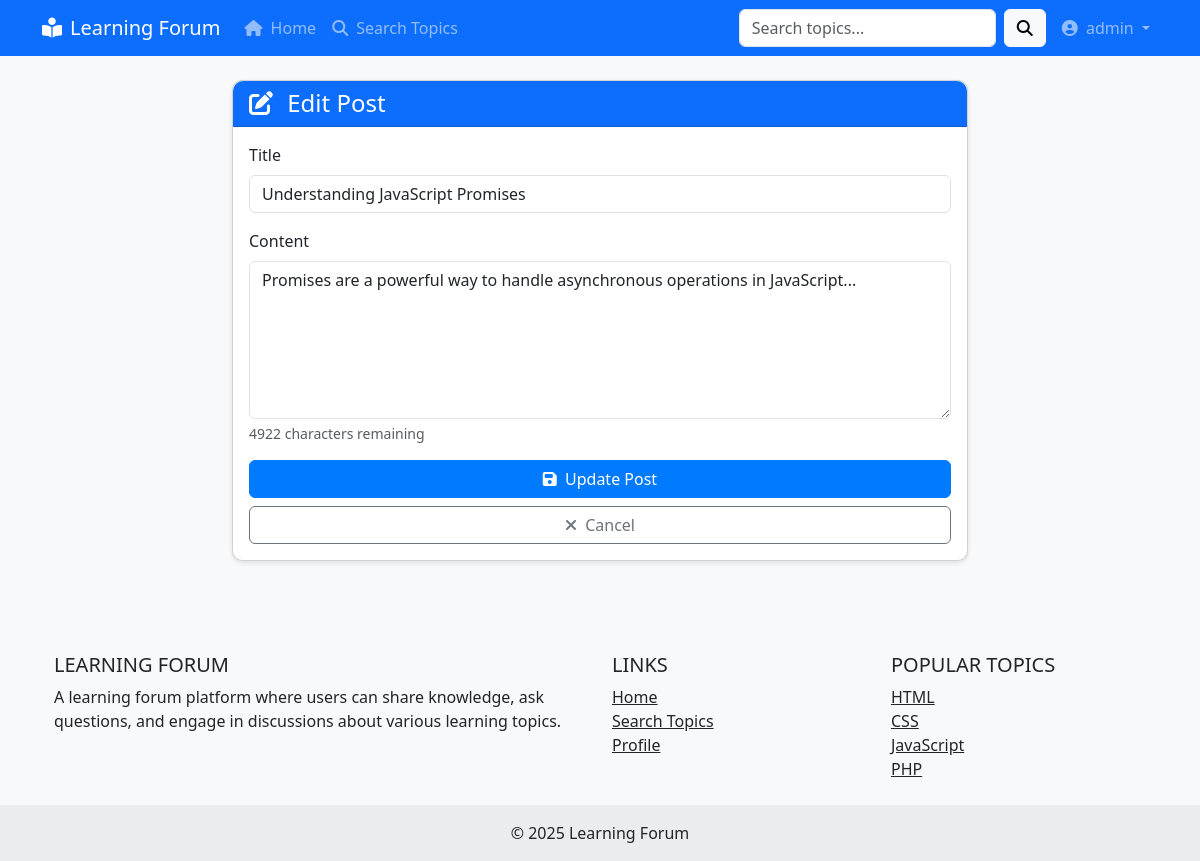
Page /pages/edit_post.php?id=3 (signed in) on the committed database.
### tables this page shows
CREATE TABLE IF NOT EXISTS posts (
    post_id INT AUTO_INCREMENT PRIMARY KEY,
    user_id INT,
    topic_id INT,
    title VARCHAR(255) NOT NULL,
    content TEXT,
    media_url VARCHAR(255),
    media_type ENUM('image', 'video', 'none') DEFAULT 'none',
    upvotes INT DEFAULT 0,
    downvotes INT DEFAULT 0,
    created_at TIMESTAMP DEFAULT CURRENT_TIMESTAMP,
    updated_at TIMESTAMP DEFAULT CURRENT_TIMESTAMP ON UPDATE CURRENT_TIMESTAMP,
    FOREIGN KEY (user_id) REFERENCES users(user_id) ON DELETE SET NULL,
    FOREIGN KEY (topic_id) REFERENCES topic_spaces(topic_id) ON DELETE CASCADE
);

### config/database.php (called while the page is built, shortened)
<?php
function getDbConnection() {
    $conn = new mysqli(DB_HOST, DB_USER, DB_PASS, DB_NAME);
    return $conn;
}
function executePreparedStatement($sql, $types, $params) {
    $conn = getDbConnection();
    $stmt = $conn->prepare($sql);
    if (!empty($params)) {
        $stmt->bind_param($types, ...$params);
    }
    $stmt->execute();
    $result = $stmt->get_result();
    return $result;
}

### includes/post.php (called while the page is built, shortened)
<?php
function getPostById($postId) {
    $sql = "SELECT p.*, u.username, u.profile_image, t.topic_name,
            (SELECT COUNT(*) FROM comments WHERE post_id = p.post_id) as comments_count
            FROM posts p
            JOIN users u ON p.user_id = u.user_id
            JOIN topic_spaces t ON p.topic_id = t.topic_id
            WHERE p.post_id = ?";
    $result = executePreparedStatement($sql, "i", [$postId]);
    if ($result->num_rows === 1) {
        return $result->fetch_assoc();
    } else {
        return null;
    }
}

### pages/edit_post.php (the view, shortened to what this page needs)
<?php
require_once $_SERVER['DOCUMENT_ROOT'] . '/forum/includes/post.php';
$postId = (int)$_GET['id'];
$post = getPostById($postId);
include $_SERVER['DOCUMENT_ROOT'] . '/forum/includes/header.php';
?>
<div class="row">
    <div class="col-lg-8 mx-auto">
        <div class="card">
            <div class="card-header bg-primary text-white">
                <h4 class="mb-0"><i class="fas fa-edit me-2"></i> Edit Post</h4>
            </div>
            <div class="card-body">
                <form action="<?php echo SITE_URL; ?>/pages/edit_post.php?id=<?php echo $postId; ?>" method="POST">
                    <div class="mb-3">
                        <label for="title" class="form-label">Title</label>
                        <input type="text" class="form-control" id="title" name="title" required maxlength="255" value="<?php echo $post['title']; ?>">
                    </div>
                    <div class="mb-3">
                        <label for="content" class="form-label">Content</label>
                        <textarea class="form-control" id="post-content" name="content" rows="6" required maxlength="5000"><?php echo $post['content']; ?></textarea>
                        <div class="form-text" id="char-count"><?php echo 5000 - strlen($post['content']); ?> characters remaining</div>
                    </div>
                    <div class="d-grid gap-2">
                        <button type="submit" class="btn btn-primary">
                            <i class="fas fa-save me-1"></i> Update Post
                        </button>
                        <a href="<?php echo SITE_URL; ?>/pages/post.php?id=<?php echo $postId; ?>" class="btn btn-outline-secondary">
                            <i class="fas fa-times me-1"></i> Cancel
                        </a>
                    </div>
                </form>
            </div>
        </div>
    </div>
</div>
<?php
include $_SERVER['DOCUMENT_ROOT'] . '/forum/includes/footer.php';
?>

### assets/css/style.css (style rules this page uses)
body { background-color: #f8f9fa; min-height: 100vh; display: flex; flex-direction: column; }
.card { border-radius: 10px; box-shadow: 0 2px 5px rgba(0, 0, 0, 0.1); margin-bottom: 20px; transition: transform 0.3s ease; }
.card-header { border-top-left-radius: 10px !important; border-top-right-radius: 10px !important; }
.btn-primary { background-color: #007bff; border-color: #007bff; }

### rows in the picture
posts: title "Understanding JavaScript Promises", content "Promises are a powerful way to handle asynchronous operations in JavaScript...", 5000-strlen($post['content']) "4922"

### other values in the picture
SITE_NAME "Learning Forum"
$_SESSION['username'] "admin"
SITE_NAME "LEARNING FORUM"
